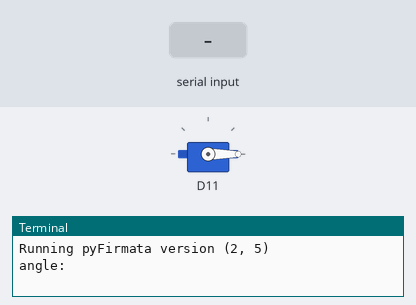
This program was run on a simulated Arduino board driven over Firmata from a computer. Parts: servo, the last lines printed to the terminal. Inputs (shaded band) come from the test bench.

Above: at 6.2 s.
6.3 s: "90" typed at the terminal, then Enter
At 7.2 s:
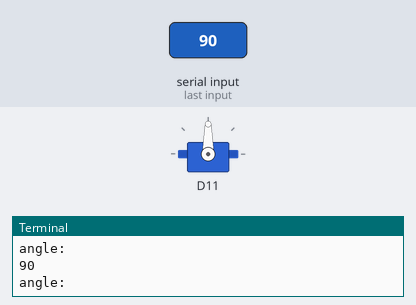
7.8 s: "200" typed at the terminal, then Enter
At 8.3 s:
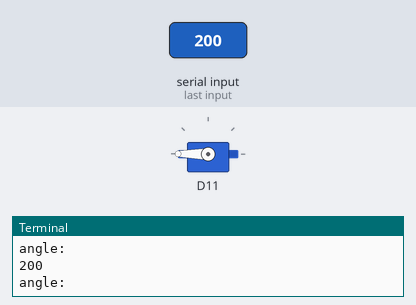
9.3 s: "0" typed at the terminal, then Enter
At 10.7 s:
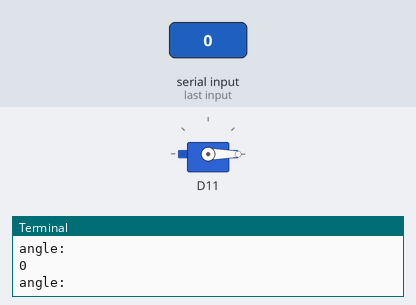
Timing chart, 0 to 12.3 s (numbered marks = the images above; inputs shaded):
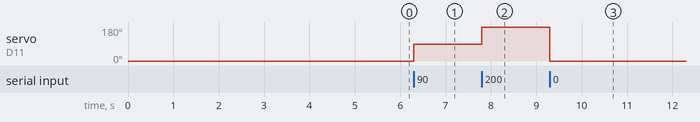

Measured:
- after the input at 6.3 s, servo on D11: 0° → 90° at once
- after the input at 7.8 s, servo on D11: 90° → 180° at once
- after the input at 9.3 s, servo on D11: 180° → 0° at once

The program:

example_pyFirmata-Servo.py
```python
# Precondition:     pushbutton connected to pin 11, drives high when pushed
#                   arduino Uno connected to COM port 6 and running the standard_firmata example sketch
#
# Post-condition:   version number is displayed on screen, and True or False is printed to reflect if
#                   the button is pushed or not respectively

from pyfirmata import Arduino, SERVO, util
from time import sleep

board = Arduino("COM6") # Set this to the corresponding COM port from the Arduino IDE

print("Running pyFirmata version " + str(board.get_firmata_version())) #Show firmata version

board.digital[11].mode = SERVO

def rotateServo(pin, angle):
    board.digital[pin].write(angle)
    sleep(0.015) # short delay, not sure why this is necessary


while True:
    x=input("angle:\t")
    rotateServo(11, float(x))
```
